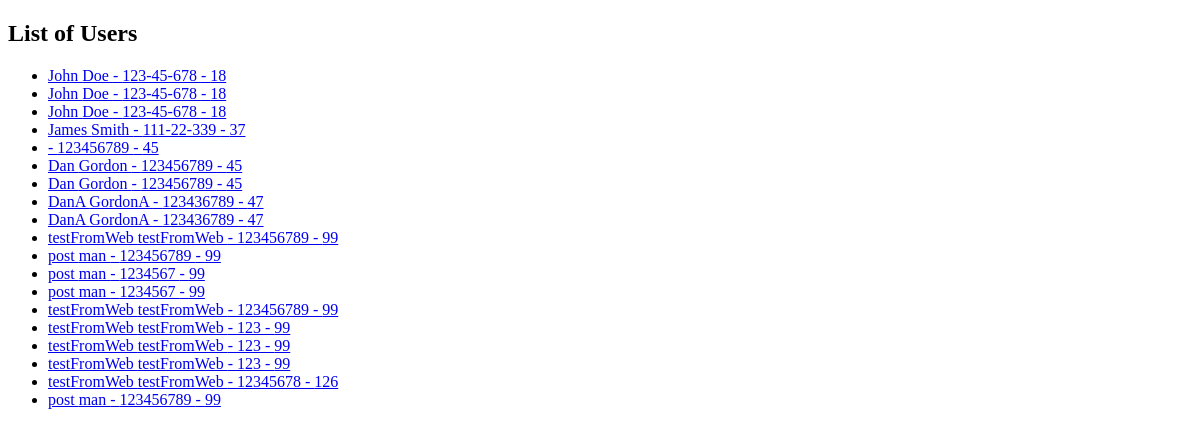
The app's page /, older data.
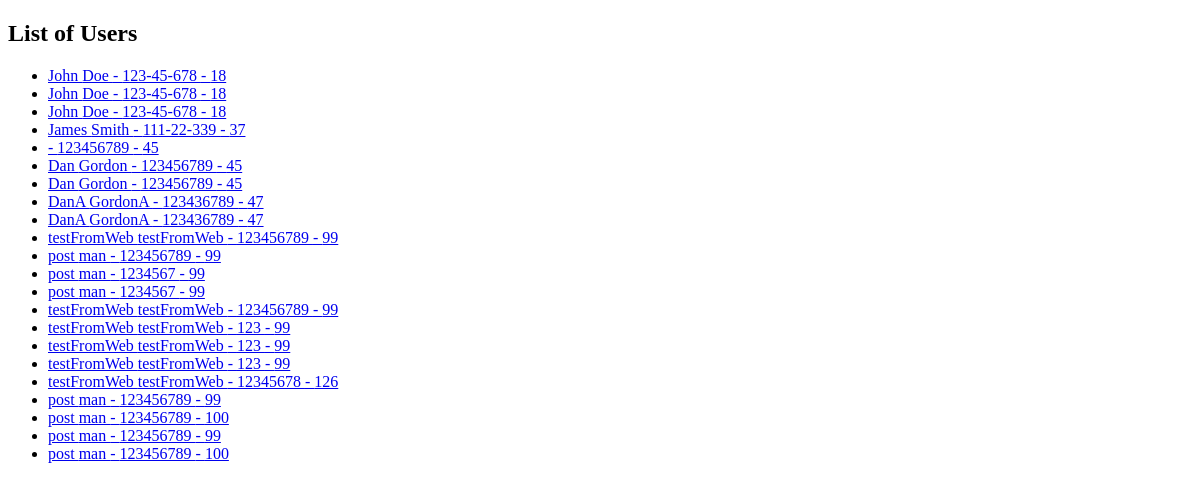
The same page, newer data.
### user/models.py (models this page shows)
class User(models.Model):
    firstName = models.CharField(max_length=120)
    lastName = models.CharField(max_length=120)
    ssn = models.CharField(max_length=10)
    age = models.IntegerField()
    def get_absolute_url(self):
        return reverse("user:user-detail", kwargs={"pk" : self.pk})

### user/views.py (the view)
# urls.py: path('', UserListView.as_view(), name = 'user-list'),
class UserListView(ListView):
    queryset = User.objects.all()

### templates/user/user_list.html
{% extends 'base.html' %}
{% block content %}
<h2>List of Users</h2>
<ul>
{% for obj in object_list %}
        <li><a href='{{ obj.get_absolute_url }}'>
            {{ obj.firstName}} {{obj.lastName }} -
        {{ obj.ssn }} - {{ obj.age}}</a></li>
{% endfor %}
</ul>
{% endblock %}

Row changes from the older to the newer data that the page shows:
added User: firstName "post", lastName "man", ssn "123456789", age "100"
added User: firstName "post", lastName "man", ssn "123456789", age "99"
added User: firstName "post", lastName "man", ssn "123456789", age "100"
